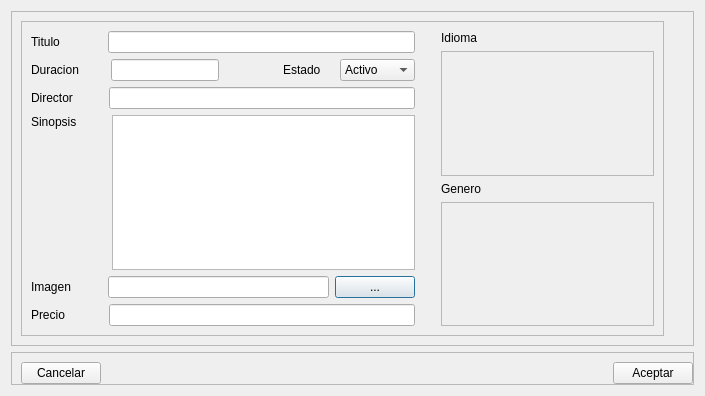
<?xml version="1.0" encoding="UTF-8"?>
<ui version="4.0">
 <class>DialogAddMovie</class>
 <widget class="QDialog" name="DialogAddMovie">
  <property name="geometry">
   <rect>
    <x>0</x>
    <y>0</y>
    <width>705</width>
    <height>396</height>
   </rect>
  </property>
  <property name="windowTitle">
   <string>Dialog</string>
  </property>
  <layout class="QVBoxLayout" name="verticalLayout">
   <item>
    <widget class="QScrollArea" name="scrollArea">
     <property name="widgetResizable">
      <bool>true</bool>
     </property>
     <widget class="QWidget" name="scrollAreaWidgetContents">
      <property name="geometry">
       <rect>
        <x>0</x>
        <y>0</y>
        <width>685</width>
        <height>336</height>
       </rect>
      </property>
      <layout class="QHBoxLayout" name="horizontalLayout_4">
       <item>
        <layout class="QHBoxLayout" name="horizontalLayout_2">
         <item>
          <widget class="QFrame" name="frame">
           <property name="styleSheet">
            <string notr="true"/>
           </property>
           <property name="frameShape">
            <enum>QFrame::StyledPanel</enum>
           </property>
           <property name="frameShadow">
            <enum>QFrame::Raised</enum>
           </property>
           <layout class="QHBoxLayout" name="horizontalLayout_10">
            <item>
             <layout class="QVBoxLayout" name="verticalLayout_3">
              <item>
               <layout class="QHBoxLayout" name="horizontalLayout_3">
                <item>
                 <widget class="QLabel" name="label">
                  <property name="text">
                   <string>Titulo</string>
                  </property>
                 </widget>
                </item>
                <item>
                 <spacer name="horizontalSpacer_2">
                  <property name="orientation">
                   <enum>Qt::Horizontal</enum>
                  </property>
                  <property name="sizeType">
                   <enum>QSizePolicy::Fixed</enum>
                  </property>
                  <property name="sizeHint" stdset="0">
                   <size>
                    <width>42</width>
                    <height>20</height>
                   </size>
                  </property>
                 </spacer>
                </item>
                <item>
                 <widget class="QLineEdit" name="lineTitle"/>
                </item>
               </layout>
              </item>
              <item>
               <layout class="QHBoxLayout" name="horizontalLayout_5">
                <item>
                 <widget class="QLabel" name="label_2">
                  <property name="text">
                   <string>Duracion</string>
                  </property>
                 </widget>
                </item>
                <item>
                 <spacer name="horizontalSpacer_6">
                  <property name="orientation">
                   <enum>Qt::Horizontal</enum>
                  </property>
                  <property name="sizeType">
                   <enum>QSizePolicy::Fixed</enum>
                  </property>
                  <property name="sizeHint" stdset="0">
                   <size>
                    <width>26</width>
                    <height>20</height>
                   </size>
                  </property>
                 </spacer>
                </item>
                <item>
                 <widget class="QLineEdit" name="lineDuration">
                  <property name="text">
                   <string/>
                  </property>
                 </widget>
                </item>
                <item>
                 <spacer name="horizontalSpacer_4">
                  <property name="orientation">
                   <enum>Qt::Horizontal</enum>
                  </property>
                  <property name="sizeType">
                   <enum>QSizePolicy::Fixed</enum>
                  </property>
                  <property name="sizeHint" stdset="0">
                   <size>
                    <width>58</width>
                    <height>20</height>
                   </size>
                  </property>
                 </spacer>
                </item>
                <item>
                 <widget class="QLabel" name="label_5">
                  <property name="text">
                   <string>Estado</string>
                  </property>
                 </widget>
                </item>
                <item>
                 <spacer name="horizontalSpacer_5">
                  <property name="orientation">
                   <enum>Qt::Horizontal</enum>
                  </property>
                  <property name="sizeType">
                   <enum>QSizePolicy::Fixed</enum>
                  </property>
                  <property name="sizeHint" stdset="0">
                   <size>
                    <width>13</width>
                    <height>20</height>
                   </size>
                  </property>
                 </spacer>
                </item>
                <item>
                 <widget class="QComboBox" name="comboState">
                  <item>
                   <property name="text">
                    <string>Activo</string>
                   </property>
                  </item>
                  <item>
                   <property name="text">
                    <string>Inactivo</string>
                   </property>
                  </item>
                  <item>
                   <property name="text">
                    <string>Proximo</string>
                   </property>
                  </item>
                 </widget>
                </item>
               </layout>
              </item>
              <item>
               <layout class="QHBoxLayout" name="horizontalLayout_6">
                <item>
                 <widget class="QLabel" name="label_3">
                  <property name="text">
                   <string>Director</string>
                  </property>
                 </widget>
                </item>
                <item>
                 <spacer name="horizontalSpacer_3">
                  <property name="orientation">
                   <enum>Qt::Horizontal</enum>
                  </property>
                  <property name="sizeType">
                   <enum>QSizePolicy::Fixed</enum>
                  </property>
                  <property name="sizeHint" stdset="0">
                   <size>
                    <width>30</width>
                    <height>20</height>
                   </size>
                  </property>
                 </spacer>
                </item>
                <item>
                 <widget class="QLineEdit" name="lineDirector"/>
                </item>
               </layout>
              </item>
              <item>
               <layout class="QHBoxLayout" name="horizontalLayout_7">
                <item>
                 <layout class="QVBoxLayout" name="verticalLayout_2">
                  <item>
                   <widget class="QLabel" name="label_4">
                    <property name="text">
                     <string>Sinopsis</string>
                    </property>
                   </widget>
                  </item>
                  <item>
                   <spacer name="verticalSpacer">
                    <property name="orientation">
                     <enum>Qt::Vertical</enum>
                    </property>
                    <property name="sizeHint" stdset="0">
                     <size>
                      <width>20</width>
                      <height>58</height>
                     </size>
                    </property>
                   </spacer>
                  </item>
                 </layout>
                </item>
                <item>
                 <spacer name="horizontalSpacer_7">
                  <property name="orientation">
                   <enum>Qt::Horizontal</enum>
                  </property>
                  <property name="sizeType">
                   <enum>QSizePolicy::Fixed</enum>
                  </property>
                  <property name="sizeHint" stdset="0">
                   <size>
                    <width>29</width>
                    <height>20</height>
                   </size>
                  </property>
                 </spacer>
                </item>
                <item>
                 <widget class="QPlainTextEdit" name="plainSynopsis">
                  <property name="plainText">
                   <string/>
                  </property>
                 </widget>
                </item>
               </layout>
              </item>
              <item>
               <layout class="QHBoxLayout" name="horizontalLayout">
                <item>
                 <widget class="QLabel" name="label_7">
                  <property name="text">
                   <string>Imagen</string>
                  </property>
                 </widget>
                </item>
                <item>
                 <spacer name="horizontalSpacer_8">
                  <property name="orientation">
                   <enum>Qt::Horizontal</enum>
                  </property>
                  <property name="sizeType">
                   <enum>QSizePolicy::Fixed</enum>
                  </property>
                  <property name="sizeHint" stdset="0">
                   <size>
                    <width>31</width>
                    <height>20</height>
                   </size>
                  </property>
                 </spacer>
                </item>
                <item>
                 <widget class="QLineEdit" name="lineImage"/>
                </item>
                <item>
                 <widget class="QPushButton" name="pushImage">
                  <property name="text">
                   <string>...</string>
                  </property>
                 </widget>
                </item>
               </layout>
              </item>
              <item>
               <layout class="QHBoxLayout" name="horizontalLayout_8">
                <item>
                 <widget class="QLabel" name="label_6">
                  <property name="text">
                   <string>Precio</string>
                  </property>
                 </widget>
                </item>
                <item>
                 <spacer name="horizontalSpacer_9">
                  <property name="orientation">
                   <enum>Qt::Horizontal</enum>
                  </property>
                  <property name="sizeType">
                   <enum>QSizePolicy::Fixed</enum>
                  </property>
                  <property name="sizeHint" stdset="0">
                   <size>
                    <width>38</width>
                    <height>20</height>
                   </size>
                  </property>
                 </spacer>
                </item>
                <item>
                 <widget class="QLineEdit" name="lineCost">
                  <property name="text">
                   <string/>
                  </property>
                 </widget>
                </item>
               </layout>
              </item>
             </layout>
            </item>
            <item>
             <spacer name="horizontalSpacer_11">
              <property name="orientation">
               <enum>Qt::Horizontal</enum>
              </property>
              <property name="sizeType">
               <enum>QSizePolicy::Fixed</enum>
              </property>
              <property name="sizeHint" stdset="0">
               <size>
                <width>20</width>
                <height>20</height>
               </size>
              </property>
             </spacer>
            </item>
            <item>
             <layout class="QVBoxLayout" name="verticalLayout_6">
              <item>
               <layout class="QVBoxLayout" name="verticalLayout_4">
                <item>
                 <widget class="QLabel" name="label_9">
                  <property name="text">
                   <string>Idioma</string>
                  </property>
                 </widget>
                </item>
                <item>
                 <widget class="QScrollArea" name="scrollIdioma">
                  <property name="widgetResizable">
                   <bool>true</bool>
                  </property>
                  <widget class="QWidget" name="idiomas">
                   <property name="geometry">
                    <rect>
                     <x>0</x>
                     <y>0</y>
                     <width>171</width>
                     <height>121</height>
                    </rect>
                   </property>
                  </widget>
                 </widget>
                </item>
               </layout>
              </item>
              <item>
               <layout class="QVBoxLayout" name="verticalLayout_5">
                <item>
                 <widget class="QLabel" name="label_8">
                  <property name="text">
                   <string>Genero</string>
                  </property>
                 </widget>
                </item>
                <item>
                 <widget class="QScrollArea" name="scrollGenero">
                  <property name="widgetResizable">
                   <bool>true</bool>
                  </property>
                  <widget class="QWidget" name="generos">
                   <property name="geometry">
                    <rect>
                     <x>0</x>
                     <y>0</y>
                     <width>171</width>
                     <height>121</height>
                    </rect>
                   </property>
                  </widget>
                 </widget>
                </item>
               </layout>
              </item>
             </layout>
            </item>
           </layout>
          </widget>
         </item>
         <item>
          <spacer name="horizontalSpacer">
           <property name="orientation">
            <enum>Qt::Horizontal</enum>
           </property>
           <property name="sizeType">
            <enum>QSizePolicy::Fixed</enum>
           </property>
           <property name="sizeHint" stdset="0">
            <size>
             <width>20</width>
             <height>20</height>
            </size>
           </property>
          </spacer>
         </item>
        </layout>
       </item>
      </layout>
     </widget>
    </widget>
   </item>
   <item>
    <widget class="QFrame" name="frame_2">
     <property name="styleSheet">
      <string notr="true"/>
     </property>
     <property name="frameShape">
      <enum>QFrame::StyledPanel</enum>
     </property>
     <property name="frameShadow">
      <enum>QFrame::Raised</enum>
     </property>
     <layout class="QHBoxLayout" name="horizontalLayout_9">
      <property name="spacing">
       <number>0</number>
      </property>
      <property name="rightMargin">
       <number>0</number>
      </property>
      <property name="bottomMargin">
       <number>0</number>
      </property>
      <item>
       <widget class="QPushButton" name="cancelar">
        <property name="text">
         <string>Cancelar</string>
        </property>
       </widget>
      </item>
      <item>
       <spacer name="horizontalSpacer_10">
        <property name="orientation">
         <enum>Qt::Horizontal</enum>
        </property>
        <property name="sizeHint" stdset="0">
         <size>
          <width>40</width>
          <height>20</height>
         </size>
        </property>
       </spacer>
      </item>
      <item>
       <widget class="QPushButton" name="aceptar">
        <property name="text">
         <string>Aceptar</string>
        </property>
       </widget>
      </item>
     </layout>
    </widget>
   </item>
  </layout>
 </widget>
 <resources/>
 <connections/>
</ui>
